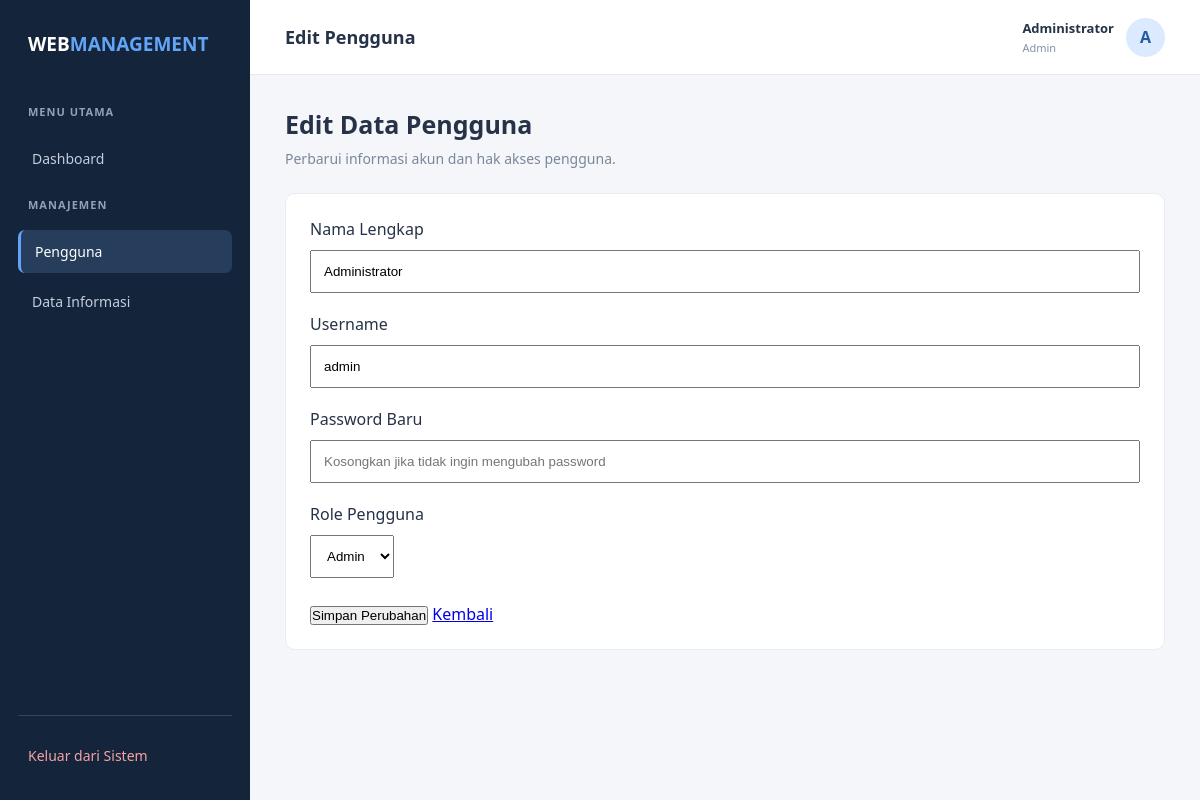
The app's page /pengguna/edit.php?id=1 (signed in) with its own data.
### tables this page shows
CREATE TABLE IF NOT EXISTS users (
  id         INT UNSIGNED NOT NULL AUTO_INCREMENT PRIMARY KEY,
  name       VARCHAR(100) NOT NULL,
  username   VARCHAR(50)  NOT NULL UNIQUE,
  password   VARCHAR(255) NOT NULL,
  role       ENUM('admin','staff') NOT NULL DEFAULT 'staff',
  created_at TIMESTAMP NOT NULL DEFAULT CURRENT_TIMESTAMP
);

### pengguna/edit.php (the view, shortened to what this page needs)
<?php
require_once "../config/database.php";
$id = filter_input(INPUT_GET, "id", FILTER_VALIDATE_INT);
$stmt = mysqli_prepare(
    $conn,
    "SELECT id, name, username, role FROM users WHERE id = ?"
);
mysqli_stmt_bind_param($stmt, "i", $id);
mysqli_stmt_execute($stmt);
$result = mysqli_stmt_get_result($stmt);
$data = mysqli_fetch_assoc($result);
?>
<!DOCTYPE html>
<html lang="id">
<head>
    <link rel="stylesheet" href="../assets/css/style.css">
</head>
<body>
<div class="app-container">
    <aside class="sidebar">
        <div class="brand">
            WEB<span>MANAGEMENT</span>
        </div>
        <div class="menu-label">MENU UTAMA</div>
        <ul class="nav-menu">
            <li>
                <a href="../dashboard.php">Dashboard</a>
            </li>
        </ul>
        <div class="menu-label">MANAJEMEN</div>
        <ul class="nav-menu">
            <li>
                <a href="index.php" class="active">Pengguna</a>
            </li>
            <li>
                <a href="../informasi/index.php">Data Informasi</a>
            </li>
        </ul>
        <div class="sidebar-footer">
            <a href="../logout.php">Keluar dari Sistem</a>
        </div>
    </aside>
    <main class="main-content">
        <header class="topbar">
            <h2>Edit Pengguna</h2>
            <div class="user-info">
                <div>
                    <div class="user-name">
                        <?= htmlspecialchars($_SESSION["name"]) ?>
                    </div>
                    <div class="user-role">
                        <?= htmlspecialchars(ucfirst($_SESSION["role"])) ?>
                    </div>
                </div>
                <div class="avatar">
                    <?= htmlspecialchars(
                        strtoupper(substr($_SESSION["name"], 0, 1))
                    ) ?>
                </div>
            </div>
        </header>
        <section class="content">
            <div class="page-heading">
                <h1>Edit Data Pengguna</h1>
                <p>
                    Perbarui informasi akun dan hak akses pengguna.
                </p>
            </div>
            <div class="panel">
                <form method="POST"
                      action="edit.php?id=<?= (int)$id ?>">
                    <label>Nama Lengkap</label><br>
                    <input
                        type="text"
                        name="name"
                        maxlength="100"
                        required
                        value="<?= htmlspecialchars($data["name"]) ?>"
                        style="width:100%; padding:12px; margin:10px 0 20px;"
                    >
                    <label>Username</label><br>
                    <input
                        type="text"
                        name="username"
                        maxlength="50"
                        required
                        value="<?= htmlspecialchars($data["username"]) ?>"
                        style="width:100%; padding:12px; margin:10px 0 20px;"
                    >
                    <label>Password Baru</label><br>
                    <input
                        type="password"
                        name="password"
                        minlength="8"
                        autocomplete="new-password"
                        placeholder="Kosongkan jika tidak ingin mengubah password"
                        style="width:100%; padding:12px; margin:10px 0 20px;"
                    >
                    <label>Role Pengguna</label><br>
                    <select
                        name="role"
                        required
                        style="padding:12px; margin:10px 0 25px;"
                    >
                        <option value="admin"
                            <?= $data["role"] === "admin" ? "selected" : "" ?>>
                            Admin
                        </option>
                    </select>
                    <br>
                    <button type="submit">
                        Simpan Perubahan
                    </button>
                    <a href="index.php">
                        Kembali
                    </a>
                </form>
            </div>
        </section>
    </main>
</div>
</body>
</html>

### assets/css/style.css (style rules this page uses)
* { margin: 0; padding: 0; box-sizing: border-box; }
body { font-family: "Segoe UI", Arial, sans-serif; background: #f4f6fa; color: #263247; }
.app-container { display: flex; min-height: 100vh; }
.sidebar { width: 250px; background: #14243a; color: #ffffff; padding: 25px 18px; display: flex; flex-direction: column; flex-shrink: 0; }
.brand { font-size: 19px; font-weight: 700; padding: 5px 10px 35px; line-height: 1.5; }
.brand span { color: #62a5f8; }
.menu-label { color: #91a1b7; font-size: 11px; font-weight: 600; letter-spacing: 1px; padding: 10px; margin-bottom: 8px; }
.nav-menu { list-style: none; }
.nav-menu li { margin-bottom: 7px; }
.nav-menu a { display: block; color: #c4cede; text-decoration: none; padding: 12px 14px; border-radius: 7px; font-size: 14px; transition: 0.2s; }
.nav-menu a:hover, .nav-menu a.active { background: #263d5c; color: #ffffff; }
.nav-menu a.active { border-left: 3px solid #62a5f8; }
.sidebar-footer { margin-top: auto; border-top: 1px solid #34445a; padding-top: 20px; }
.sidebar-footer a { display: block; color: #f5a3a3; text-decoration: none; padding: 10px; font-size: 14px; }
.main-content { flex: 1; min-width: 0; }
.topbar { height: 75px; background: #ffffff; border-bottom: 1px solid #e5e9f0; display: flex; justify-content: space-between; align-items: center; padding: 0 35px; }
.topbar h2 { font-size: 18px; color: #263247; }
.user-info { display: flex; align-items: center; gap: 12px; }
.avatar { width: 39px; height: 39px; border-radius: 50%; background: #dceaff; color: #245b9e; display: flex; align-items: center; justify-content: center; font-weight: 700; }
.user-name { font-size: 13px; font-weight: 600; }
.user-role { font-size: 11px; color: #8491a5; margin-top: 3px; }
.content { padding: 32px 35px; }
.page-heading { margin-bottom: 25px; }
.page-heading h1 { font-size: 25px; margin-bottom: 8px; }
.page-heading p { color: #7b8799; font-size: 14px; }
.panel { background: #ffffff; border: 1px solid #e8edf4; border-radius: 10px; padding: 24px; margin-bottom: 22px; }

### records on screen
users: name "Administrator", username "admin", role "Admin"

### other values on screen
$_SESSION["name"] "Administrator"
$_SESSION["role"] "Admin"
substr($_SESSION["name"], 0, 1) "A"
